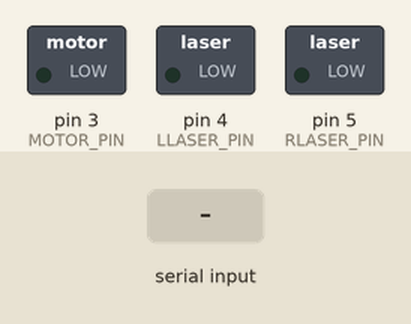
The sketch below on a simulated Arduino Uno, built with avr-gcc and run on an emulated ATmega328P. On the bench: switched loads named in the sketch (green lamp = pin HIGH). Inputs (shaded band) come from the test bench. What the sketch prints to the serial monitor is not drawn.

Above: at 1.2 s.
1.3 s: "30,150\n" received over Serial
At 1.7 s:
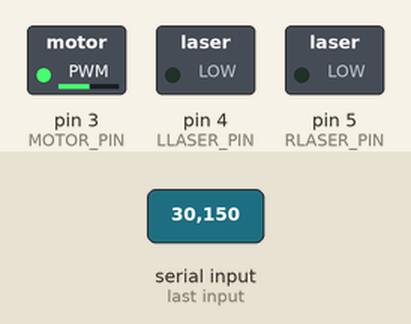
3.4 s: "90\n" received over Serial
At 3.69 s:
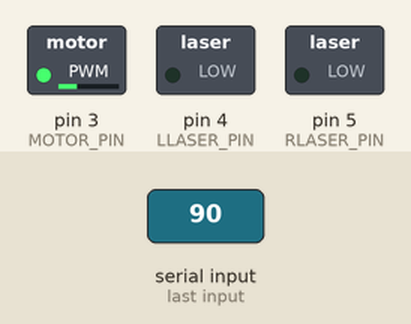
Timing chart, 0 to 6.4 s (numbered marks = the images above; inputs shaded):
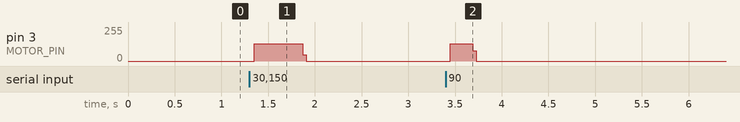

The sketch:

arduino.ino
```cpp
#define MOTOR_PIN 3
#define LLASER_PIN 4
#define RLASER_PIN 5

void setup() {
    Serial.begin(9600);

    // set up motor control pins
    pinMode(MOTOR_PIN, OUTPUT);
    digitalWrite(MOTOR_PIN, LOW);

    pinMode(LLASER_PIN, OUTPUT);
    digitalWrite(LLASER_PIN, LOW);
    pinMode(RLASER_PIN, OUTPUT);
    digitalWrite(RLASER_PIN, LOW);
}

void llaser_on() {
    digitalWrite(LLASER_PIN, HIGH);
    Serial.print(1);
}

void rlaser_on() {
    digitalWrite(RLASER_PIN, HIGH);
    Serial.print(1);
}

void llaser_off() {
    digitalWrite(LLASER_PIN, LOW);
    Serial.print(1);
}

void rlaser_off() {
    digitalWrite(RLASER_PIN, LOW);
    Serial.print(1);
}


// rotate step motor a specific number of steps (3200 steps is a full 360 degree rotation)
void rotate(int steps) {
  int step_delay = 1500; // delay between each microstep, value between 70 and 7000 recommended (smaller means faster rotation)
  for (int i = 0; i < steps; i++) {
    digitalWrite(MOTOR_PIN, HIGH);
    delayMicroseconds(step_delay);
    digitalWrite(MOTOR_PIN, LOW);
    delayMicroseconds(step_delay);
  }
  Serial.print(1);
}

void loop() {
  if (Serial.available()) {
    int command = Serial.parseInt();
    if (command == -4) {
      rlaser_on();
    } else if (command == -3) {
      rlaser_off();
    } else if (command == -2) {
      llaser_on();
    } else if (command == -1) {
      llaser_off();
    } else {
      rotate(command);
    }
  }
}
```

Measured:
- after the input at 1.3 s, pin 3 (MOTOR_PIN): 0/255 → 130/255 after 0.05 s, → 0/255 0.52 s later
- after the input at 3.4 s, pin 3 (MOTOR_PIN): 0/255 → 130/255 after 0.05 s, → 0/255 0.24 s later
